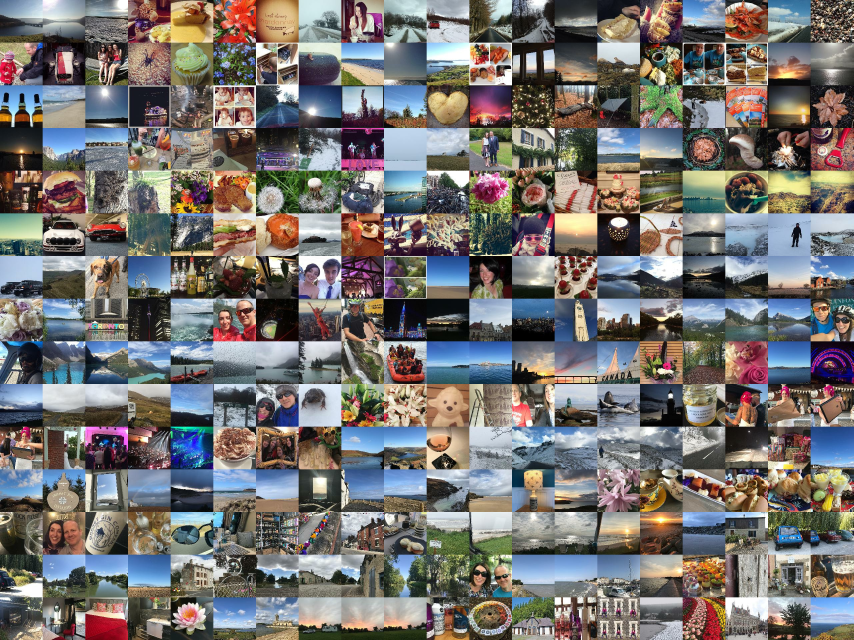
#> input picture python functions/Output_test_images/test_images-img-atlas.jpg, 2560 x 1920 px (shown at 1/3 size); its folder holds only this picture in this run
$ python image_dir_to_atlas.py --input Output_test_images --output out.png
#> lines starting #> are read from the running program, lines starting #| are printed output that depends on the picture
import os
import cv2
import zipfile
import matplotlib.pyplot as plt
import argparse

# Function to ensure the correct number of images
def limit_images_to_n(image_dir, n_images):
    image_file_paths = os.listdir(image_dir)
    if len(image_file_paths) > n_images:
        for image_file_path in image_file_paths[n_images:]:
            os.remove(os.path.join(image_dir, image_file_path))
        image_file_paths = image_file_paths[:n_images]
    return image_file_paths

# Function to center-crop images to a specific size and save them with 1-indexed filenames
def center_crop_images(image_file_paths, image_dir, output_dir, img_size):
#> called with image_dir = 'Output_test_images', img_size = (128, 128)
    os.makedirs(output_dir, exist_ok=True)
    for i, image_file_path in enumerate(image_file_paths):
        image = plt.imread(os.path.join(image_dir, image_file_path))
#> image is the input picture: shape (1920, 2560, 3); mean R, G, B 118.1, 115.1, 113.3
        center_cropped_image = cv2.resize(image, img_size)
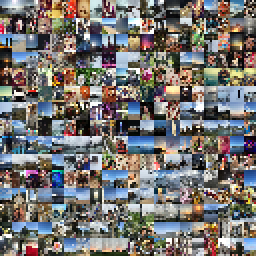
#> center_cropped_image: shape (128, 128, 3) (shown 2 times larger); mean R, G, B 117.8, 115, 113.2
        plt.imsave(os.path.join(output_dir, f"{i+1}.jpg"), center_cropped_image)
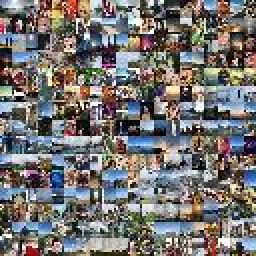
#> saved as 1.jpg: shape (128, 128, 3) (shown 2 times larger); mean R, G, B 117.7, 115, 113.4

# Function to create a zip file for the cropped images
def create_zip_file(output_dir, zip_file):
    with zipfile.ZipFile(zip_file, "w") as zipf:
        for image_file_path in os.listdir(output_dir):
            zipf.write(os.path.join(output_dir, image_file_path), arcname=image_file_path)

# Function to save the list of cropped image paths to a text file
def save_image_paths_to_text(output_dir, text_file):
    center_cropped_file_paths = os.listdir(output_dir)
    center_cropped_file_paths.sort(key=lambda x: int(x.split(".")[0]))  # Sort by filename
    with open(text_file, "w") as f:
        for image_file_path in center_cropped_file_paths:
            f.write(f"{output_dir}/{image_file_path}\n")

# Function to create an image montage using ImageMagick's `montage` command
def create_montage(text_file, montage_file, n_cols, n_rows):
    os.system(f"montage `cat {text_file}` -geometry +0+0 -background none -tile {n_cols}x{n_rows} {montage_file}")

# Function to parse command line arguments
def parse_arguments():
    parser = argparse.ArgumentParser(description="Create an image atlas from a folder of images.")

    # Add arguments for input and output
    parser.add_argument('--input', required=True, type=str, help='Directory containing the images')
    parser.add_argument('--output', required=True, type=str, help='Output text file for image paths')

    # Parse arguments
    args = parser.parse_args()

    return args.input, args.output

# MAIN PIPELINE
def main():

    # Define constants
    N_IMAGES = 300
    IMG_SIZE = (128, 128)  # Size to center-crop images to
    N_ROWS = 15
    N_COLS = 20

    # Get IMAGE_DIR and TEXT_FILE from command line
    IMAGE_DIR, TEXT_FILE = parse_arguments()

    main_output_dir = f"Output_{IMAGE_DIR}"
    os.makedirs(main_output_dir, exist_ok=True)
    # Output directory, zip file, and montage file can be derived or hardcoded
    OUTPUT_DIR = f"{main_output_dir}/{TEXT_FILE}_center_cropped"
    ZIP_FILE = f"{main_output_dir}/{TEXT_FILE}_center_cropped.zip"
    MONTAGE_FILE = f"{main_output_dir}/{TEXT_FILE}-img-atlas.jpg"

    TEXT_FILE = TEXT_FILE + ".txt"

    # Step 1: Ensure we have exactly N_IMAGES and list the image paths
    image_file_paths = limit_images_to_n(IMAGE_DIR, N_IMAGES)

    # Step 2: Center crop the images to 128x128 and save them
    print("Center cropping images...")
    center_crop_images(image_file_paths, IMAGE_DIR, OUTPUT_DIR, IMG_SIZE)

    # Step 3: Create a zip file of the center-cropped images
    print("Creating zip file...")
    create_zip_file(OUTPUT_DIR, ZIP_FILE)

    # Step 4: Save a text file with the paths of the cropped images
    print("Saving image paths to text file...")
    save_image_paths_to_text(OUTPUT_DIR, TEXT_FILE)

    # Step 5: Create a montage using ImageMagick
    print("Creating image montage...")
    create_montage(TEXT_FILE, MONTAGE_FILE, N_COLS, N_ROWS)

if __name__ == "__main__":
#> (the run stopped early here; a loop or call above may not have finished)
